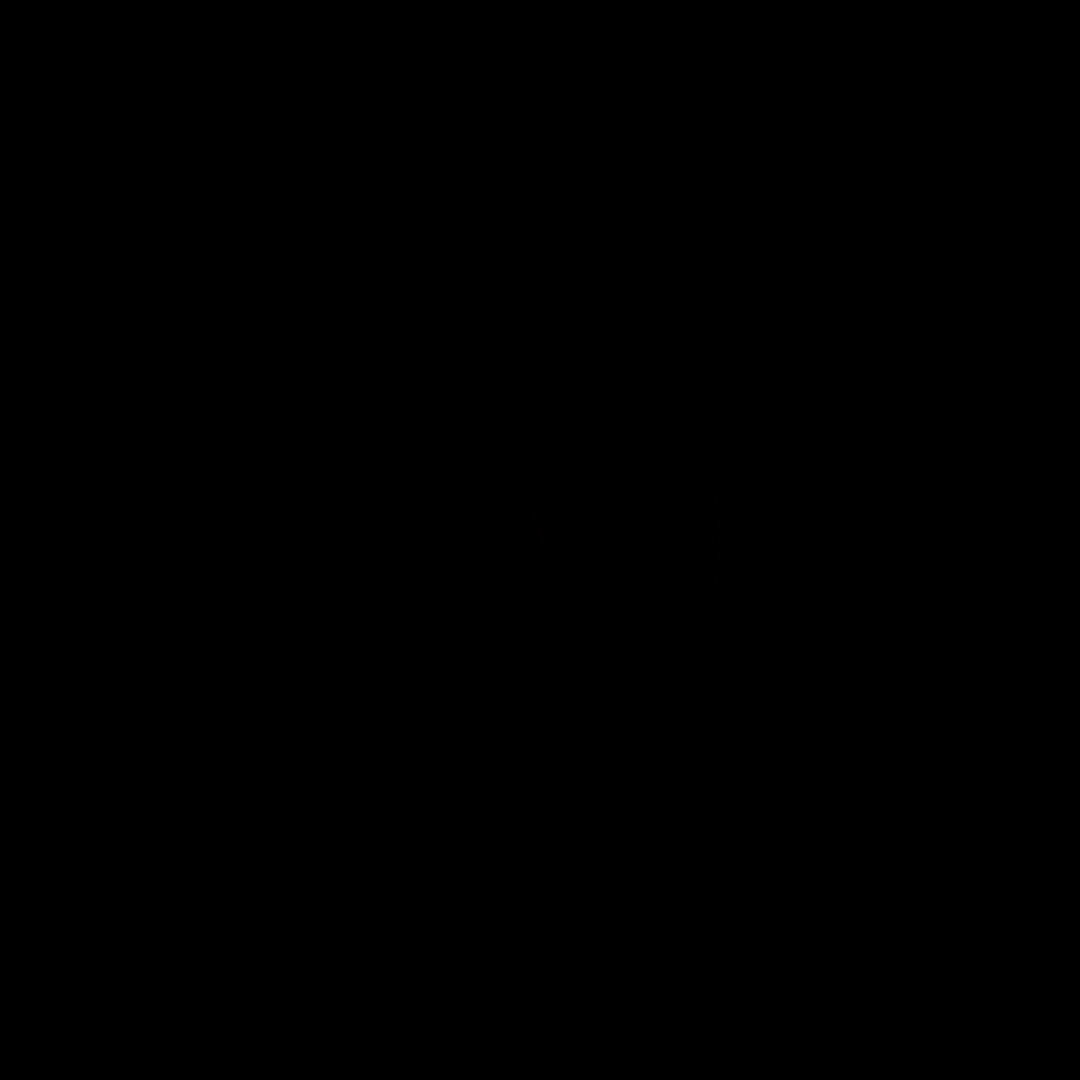
Frame 1 (no input)
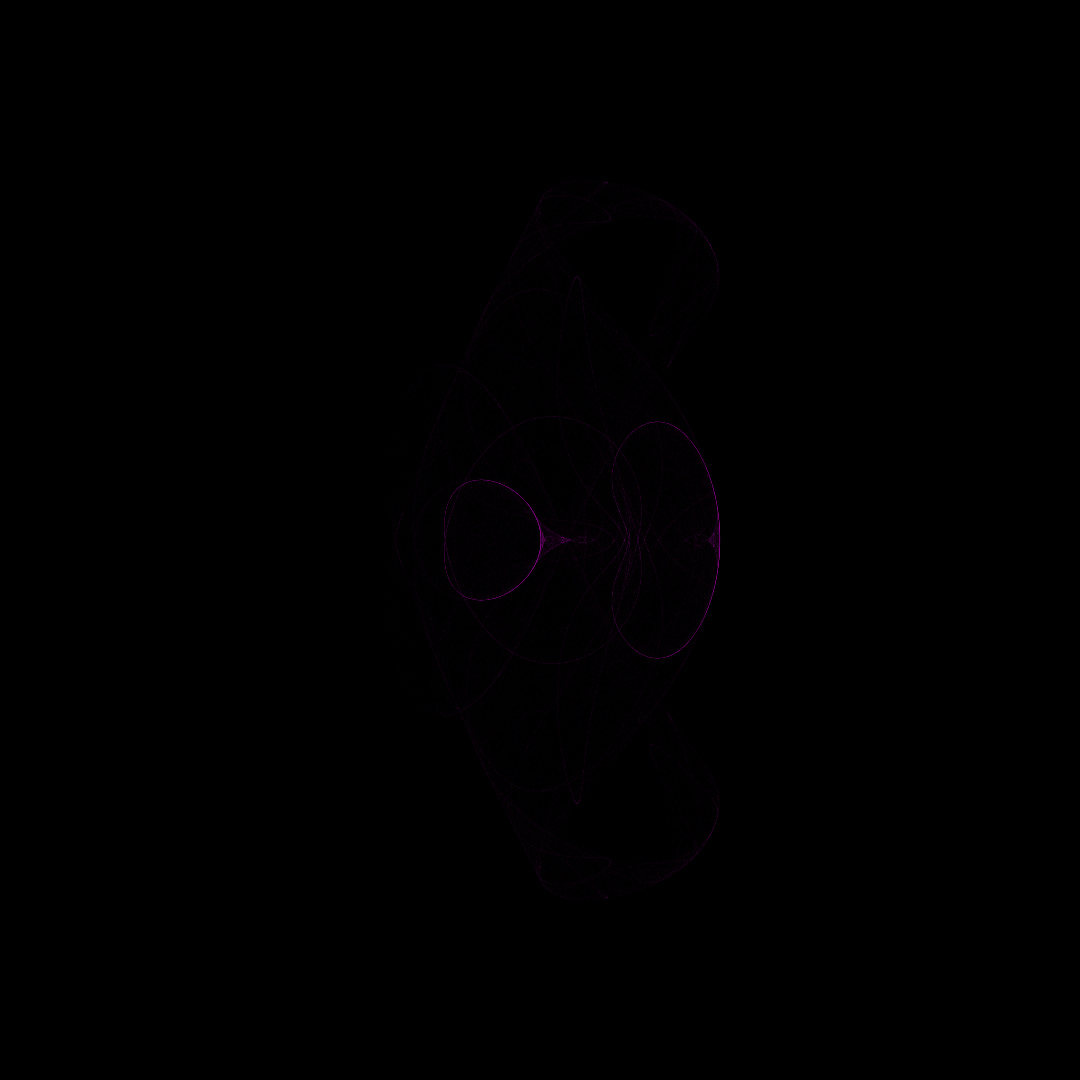
Frame 60 (no input)
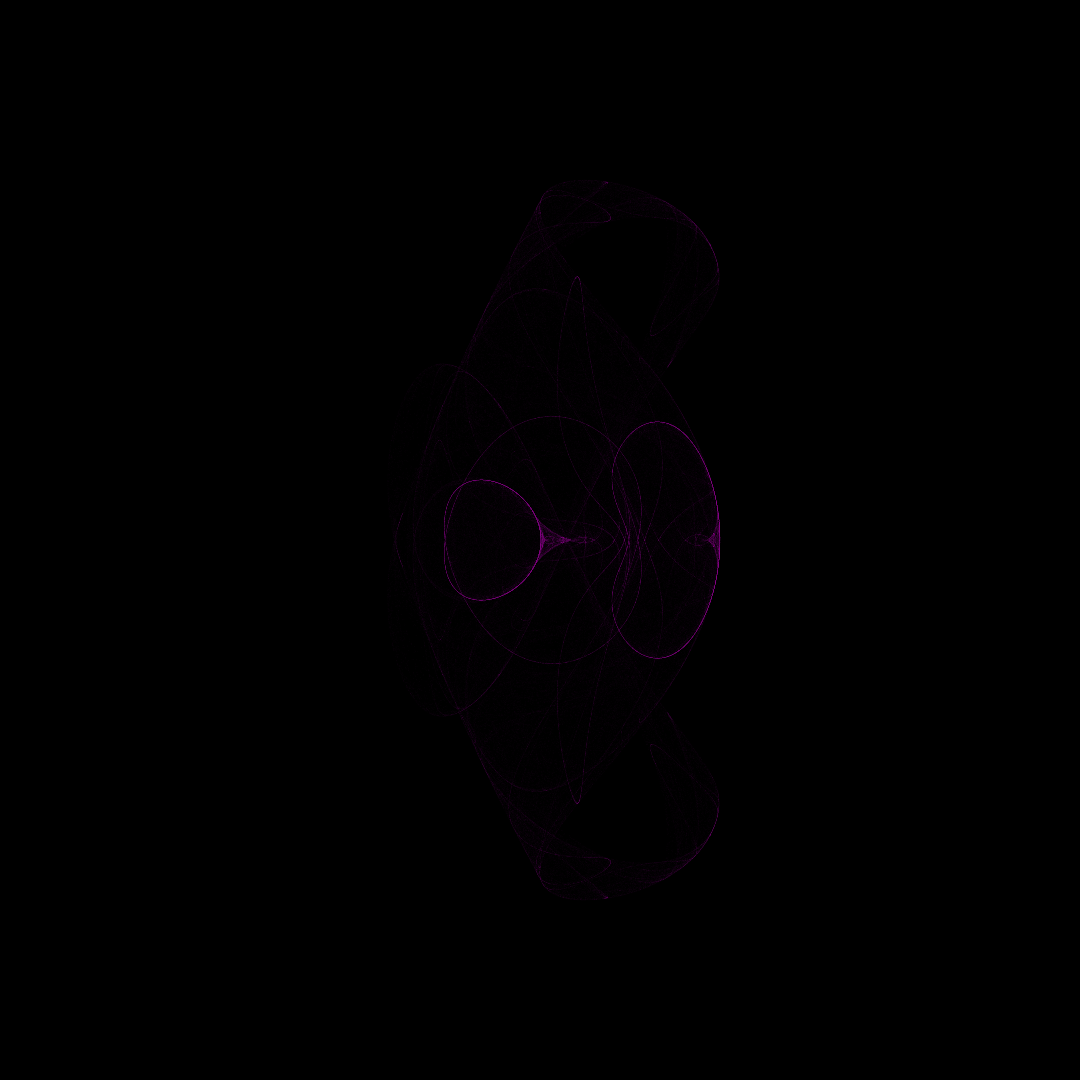
Frame 120 (the mouse pressed at the canvas centre since frame 60)

The p5.js sketch that drew these frames (run headless with seeded random() and noise() and a simulated clock; from frame 60 on, the mouse is pressed at the canvas centre):

// p5.js sketch
// ── sketch.js
// inspiration: http://paulbourke.net/fractals/juan2/
// Abstract spaceships with Juan Attractors
// Reload the page to view a different attractor
// 02/02/2021

let params = [
  [1.6, -1.9, 1.5, -1.9],
  [1.8, -1.7, 0.7, -2.5],
  [1.2, 2.9, 1.9, 1.5],
  [-1.5, 1.6, 2.1, -1.2],
  [2.3, -1.9, 0.6, -1.7],
  [1.6, -1.2, -0.9, 2.2],
  [1.2, 1.5, -0.8, 1.8],
  [2.2, 1.3, -0.2, -1.7],
  [2.3, -1.1, 1.5, 1.9]
];

let a, b, c, d;

let x = 0.1;
let y = 0.1;

function setup() {
  createCanvas(1080, 1080);
  background(0);
  stroke(random(255), random(255), random(255), 10);

  // choose random set of parameters
  let selected = random(params);
  a = selected[0];
  b = selected[1];
  c = selected[2];
  d = selected[3];
}

function draw() {
  for (let i = 0; i < 3000; i++) {
    // get next x, y pos
    let x1 = pow(cos(a * x), 2) - pow(sin(b * y), 2);
    let y1 = 2 * cos(c * x) * sin(d * y);

    // map x1, y1 so that they can be drawn properly
    let X = map(x1, -3, 3, 0, width);
    let Y = map(y1, -3, 3, 0, height);

    point(X, Y);

    // set current x, y to next x,y
    x = x1;
    y = y1;
  }

  if (frameCount == 1500) noLoop();
}
